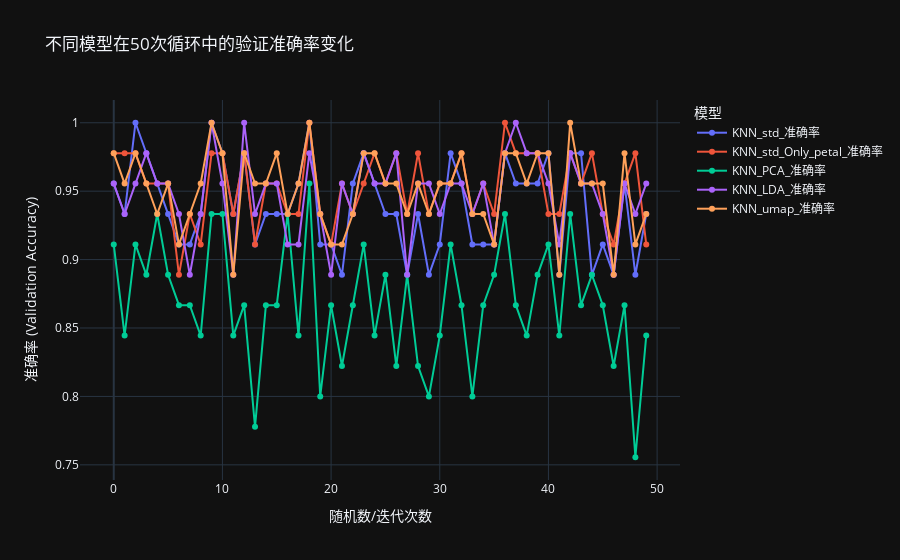
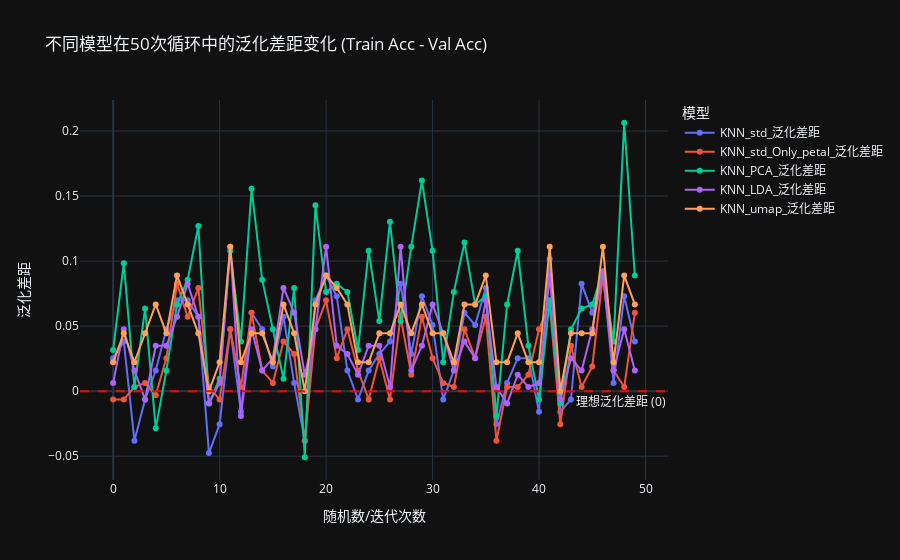
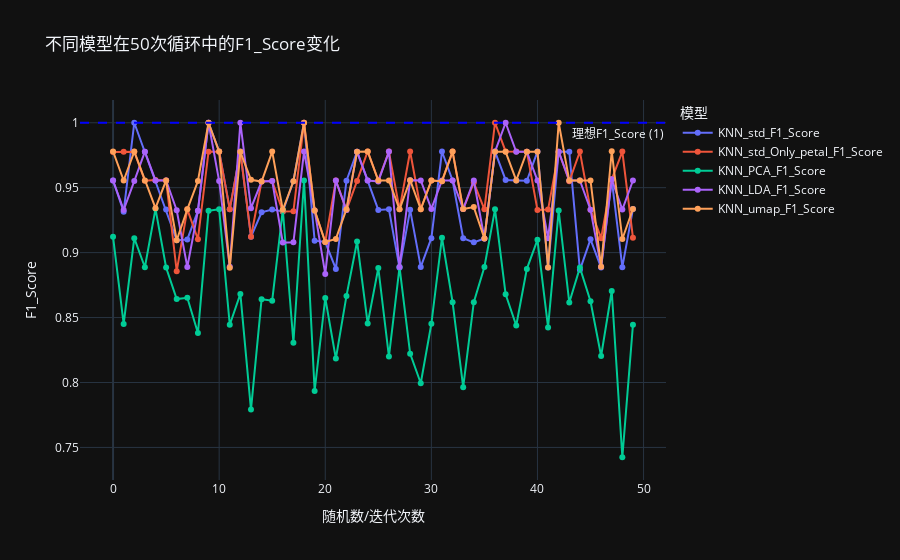

The notebook cell these images were saved under, in order:
### Markdown cell above
### 利用plotly绘制可交互的 动态图

### Code cell
# -------------------------------------------------------------
# 1. 绘制准确率折线图
# -------------------------------------------------------------

# 将准确率数据从“宽格式”转换为“长格式”
# Plotly Express 偏好长格式数据 (Long Format)
df_acc_long = df_results.melt(
    id_vars=['Iteration'],
    value_vars=accuracy_cols,
    var_name='模型',
    value_name='准确率'
)

fig_acc = px.line(
    df_acc_long,
    x='Iteration',
    y='准确率',
    color='模型',
    title='不同模型在50次循环中的验证准确率变化',
    labels={'Iteration': '随机数/迭代次数', '准确率': '准确率 (Validation Accuracy)'}
)

# 增加交互性，例如悬停时显示更多信息
fig_acc.update_traces(mode='lines+markers')

# -------------------------------------------------------------
# 2. 绘制泛化差距折线图
# -------------------------------------------------------------

# 将泛化差距数据从“宽格式”转换为“长格式”(Long Format)
df_gap_long = df_results.melt(
    id_vars=['Iteration'],
    value_vars=gap_cols,
    var_name='模型',
    value_name='泛化差距'
)

fig_gap = px.line(
    df_gap_long,
    x='Iteration',
    y='泛化差距',
    color='模型',
    title='不同模型在50次循环中的泛化差距变化 (Train Acc - Val Acc)',
    labels={'Iteration': '随机数/迭代次数', '泛化差距': '泛化差距'}
)

# 增加参考线：泛化差距目标是接近 0
fig_gap.add_hline(y=0, line_dash="dash", line_color="red", annotation_text="理想泛化差距 (0)", annotation_position="bottom right")

fig_gap.update_traces(mode='lines+markers')
# -------------------------------------------------------------
# 2. 绘制F1_Score折线图
# -------------------------------------------------------------

# 将F1_Score数据从“宽格式”转换为“长格式”(Long Format)
df_f1_long = df_results.melt(
    id_vars=['Iteration'],
    value_vars=f1_cols,
    var_name='模型',
    value_name='F1_Score'
)

fig_f1 = px.line(
    df_f1_long,
    x='Iteration',
    y='F1_Score',
    color='模型',
    title='不同模型在50次循环中的F1_Score变化',
    labels={'Iteration': '随机数/迭代次数', 'F1_Score': 'F1_Score'}
)

# 增加参考线：F1_Score目标是接近 1
fig_f1.add_hline(y=1, line_dash="dash", line_color="blue", annotation_text="理想F1_Score (1)", annotation_position="bottom right")

fig_f1.update_traces(mode='lines+markers')
# -------------------------------------------------------------
# 3. 显示图表
# -------------------------------------------------------------
print("显示准确率图表 (Plotly)")
fig_acc.show()

print("显示泛化差距图表 (Plotly)")
fig_gap.show()

print("显示F1_Score图表 (Plotly)")
fig_f1.show()  # Updated to show the F1_Score chart

### Figure 1 — Plotly figure (JSON) as saved in the notebook; plotly's stock layout.template omitted (floating-point values rounded to 4 significant figures)
{"data": [{"hovertemplate": "模型=KNN_std_准确率<br>随机数/迭代次数=%{x}<br>准确率 (Validation Accuracy)=%{y}<extra></extra>", "legendgroup": "KNN_std_准确率", "line": {"color": "#636efa", "dash": "solid"}, "marker": {"symbol": "circle"}, "mode": "lines+markers", "name": "KNN_std_准确率", "orientation": "v", "showlegend": true, "type": "scatter", "x": [0, 1, 2, 3, 4, 5, 6, 7, 8, 9, 10, 11, 12, 13, 14, 15, 16, 17, 18, 19, 20, 21, 22, 23, 24, 25, 26, 27, 28, 29, 30, 31, 32, 33, 34, 35, 36, 37, 38, 39, 40, 41, 42, 43, 44, 45, 46, 47, 48, 49], "xaxis": "x", "y": [0.9556, 0.9333, 1.0, 0.9778, 0.9556, 0.9333, 0.9111, 0.9111, 0.9333, 1.0, 0.9778, 0.9333, 0.9778, 0.9111, 0.9333, 0.9333, 0.9333, 0.9556, 1.0, 0.9111, 0.9111, 0.8889, 0.9556, 0.9778, 0.9556, 0.9333, 0.9333, 0.8889, 0.9333, 0.8889, 0.9111, 0.9778, 0.9556, 0.9111, 0.9111, 0.9111, 0.9778, 0.9556, 0.9556, 0.9556, 0.9778, 0.8889, 0.9778, 0.9778, 0.8889, 0.9111, 0.8889, 0.9556, 0.8889, 0.9333], "yaxis": "y"}, {"hovertemplate": "模型=KNN_std_Only_petal_准确率<br>随机数/迭代次数=%{x}<br>准确率 (Validation Accuracy)=%{y}<extra></extra>", "legendgroup": "KNN_std_Only_petal_准确率", "line": {"color": "#EF553B", "dash": "solid"}, "marker": {"symbol": "circle"}, "mode": "lines+markers", "name": "KNN_std_Only_petal_准确率", "orientation": "v", "showlegend": true, "type": "scatter", "x": [0, 1, 2, 3, 4, 5, 6, 7, 8, 9, 10, 11, 12, 13, 14, 15, 16, 17, 18, 19, 20, 21, 22, 23, 24, 25, 26, 27, 28, 29, 30, 31, 32, 33, 34, 35, 36, 37, 38, 39, 40, 41, 42, 43, 44, 45, 46, 47, 48, 49], "xaxis": "x", "y": [0.9778, 0.9778, 0.9778, 0.9556, 0.9556, 0.9556, 0.8889, 0.9333, 0.9111, 0.9778, 0.9778, 0.9333, 0.9778, 0.9111, 0.9556, 0.9556, 0.9333, 0.9333, 1.0, 0.9333, 0.9111, 0.9556, 0.9333, 0.9556, 0.9778, 0.9556, 0.9778, 0.9333, 0.9778, 0.9333, 0.9556, 0.9556, 0.9778, 0.9333, 0.9556, 0.9333, 1.0, 0.9778, 0.9778, 0.9778, 0.9333, 0.9333, 0.9778, 0.9556, 0.9778, 0.9333, 0.9111, 0.9556, 0.9778, 0.9111], "yaxis": "y"}, {"hovertemplate": "模型=KNN_PCA_准确率<br>随机数/迭代次数=%{x}<br>准确率 (Validation Accuracy)=%{y}<extra></extra>", "legendgroup": "KNN_PCA_准确率", "line": {"color": "#00cc96", "dash": "solid"}, "marker": {"symbol": "circle"}, "mode": "lines+markers", "name": "KNN_PCA_准确率", "orientation": "v", "showlegend": true, "type": "scatter", "x": [0, 1, 2, 3, 4, 5, 6, 7, 8, 9, 10, 11, 12, 13, 14, 15, 16, 17, 18, 19, 20, 21, 22, 23, 24, 25, 26, 27, 28, 29, 30, 31, 32, 33, 34, 35, 36, 37, 38, 39, 40, 41, 42, 43, 44, 45, 46, 47, 48, 49], "xaxis": "x", "y": [0.9111, 0.8444, 0.9111, 0.8889, 0.9333, 0.8889, 0.8667, 0.8667, 0.8444, 0.9333, 0.9333, 0.8444, 0.8667, 0.7778, 0.8667, 0.8667, 0.9333, 0.8444, 0.9556, 0.8, 0.8667, 0.8222, 0.8667, 0.9111, 0.8444, 0.8889, 0.8222, 0.8889, 0.8222, 0.8, 0.8444, 0.9111, 0.8667, 0.8, 0.8667, 0.8889, 0.9333, 0.8667, 0.8444, 0.8889, 0.9111, 0.8444, 0.9333, 0.8667, 0.8889, 0.8667, 0.8222, 0.8667, 0.7556, 0.8444], "yaxis": "y"}, {"hovertemplate": "模型=KNN_LDA_准确率<br>随机数/迭代次数=%{x}<br>准确率 (Validation Accuracy)=%{y}<extra></extra>", "legendgroup": "KNN_LDA_准确率", "line": {"color": "#ab63fa", "dash": "solid"}, "marker": {"symbol": "circle"}, "mode": "lines+markers", "name": "KNN_LDA_准确率", "orientation": "v", "showlegend": true, "type": "scatter", "x": [0, 1, 2, 3, 4, 5, 6, 7, 8, 9, 10, 11, 12, 13, 14, 15, 16, 17, 18, 19, 20, 21, 22, 23, 24, 25, 26, 27, 28, 29, 30, 31, 32, 33, 34, 35, 36, 37, 38, 39, 40, 41, 42, 43, 44, 45, 46, 47, 48, 49], "xaxis": "x", "y": [0.9556, 0.9333, 0.9556, 0.9778, 0.9556, 0.9556, 0.9333, 0.8889, 0.9333, 1.0, 0.9556, 0.8889, 1.0, 0.9333, 0.9556, 0.9556, 0.9111, 0.9111, 0.9778, 0.9333, 0.8889, 0.9556, 0.9333, 0.9778, 0.9556, 0.9556, 0.9778, 0.8889, 0.9556, 0.9556, 0.9333, 0.9556, 0.9556, 0.9333, 0.9556, 0.9111, 0.9778, 1.0, 0.9778, 0.9778, 0.9556, 0.9111, 0.9778, 0.9556, 0.9556, 0.9333, 0.8889, 0.9556, 0.9333, 0.9556], "yaxis": "y"}, {"hovertemplate": "模型=KNN_umap_准确率<br>随机数/迭代次数=%{x}<br>准确率 (Validation Accuracy)=%{y}<extra></extra>", "legendgroup": "KNN_umap_准确率", "line": {"color": "#FFA15A", "dash": "solid"}, "marker": {"symbol": "circle"}, "mode": "lines+markers", "name": "KNN_umap_准确率", "orientation": "v", "showlegend": true, "type": "scatter", "x": [0, 1, 2, 3, 4, 5, 6, 7, 8, 9, 10, 11, 12, 13, 14, 15, 16, 17, 18, 19, 20, 21, 22, 23, 24, 25, 26, 27, 28, 29, 30, 31, 32, 33, 34, 35, 36, 37, 38, 39, 40, 41, 42, 43, 44, 45, 46, 47, 48, 49], "xaxis": "x", "y": [0.9778, 0.9556, 0.9778, 0.9556, 0.9333, 0.9556, 0.9111, 0.9333, 0.9556, 1.0, 0.9778, 0.8889, 0.9778, 0.9556, 0.9556, 0.9778, 0.9333, 0.9556, 1.0, 0.9333, 0.9111, 0.9111, 0.9333, 0.9778, 0.9778, 0.9556, 0.9556, 0.9333, 0.9556, 0.9333, 0.9556, 0.9556, 0.9778, 0.9333, 0.9333, 0.9111, 0.9778, 0.9778, 0.9556, 0.9778, 0.9778, 0.8889, 1.0, 0.9556, 0.9556, 0.9556, 0.8889, 0.9778, 0.9111, 0.9333], "yaxis": "y"}], "layout": {"legend": {"title": {"text": "模型"}, "tracegroupgap": 0}, "title": {"text": "不同模型在50次循环中的验证准确率变化"}, "xaxis": {"anchor": "y", "domain": [0, 1], "title": {"text": "随机数/迭代次数"}}, "yaxis": {"anchor": "x", "domain": [0, 1], "title": {"text": "准确率 (Validation Accuracy)"}}}}

### Figure 2 — Plotly figure (JSON) as saved in the notebook; plotly's stock layout.template omitted (floating-point values rounded to 4 significant figures)
{"data": [{"hovertemplate": "模型=KNN_std_泛化差距<br>随机数/迭代次数=%{x}<br>泛化差距=%{y}<extra></extra>", "legendgroup": "KNN_std_泛化差距", "line": {"color": "#636efa", "dash": "solid"}, "marker": {"symbol": "circle"}, "mode": "lines+markers", "name": "KNN_std_泛化差距", "orientation": "v", "showlegend": true, "type": "scatter", "x": [0, 1, 2, 3, 4, 5, 6, 7, 8, 9, 10, 11, 12, 13, 14, 15, 16, 17, 18, 19, 20, 21, 22, 23, 24, 25, 26, 27, 28, 29, 30, 31, 32, 33, 34, 35, 36, 37, 38, 39, 40, 41, 42, 43, 44, 45, 46, 47, 48, 49], "xaxis": "x", "y": [0.0254, 0.0381, -0.0381, -0.006349, 0.01587, 0.04762, 0.06984, 0.06984, 0.05714, -0.04762, -0.0254, 0.04762, -0.01587, 0.06032, 0.04762, 0.01905, 0.05714, 0.006349, -0.0381, 0.06984, 0.08889, 0.07302, 0.01587, -0.006349, 0.01587, 0.02857, 0.0381, 0.08254, 0.02857, 0.07302, 0.05079, -0.006349, 0.01587, 0.06032, 0.05079, 0.07937, -0.0254, 0.006349, 0.0254, 0.0254, -0.01587, 0.1016, -0.01587, -0.006349, 0.08254, 0.06032, 0.09206, 0.006349, 0.07302, 0.0381], "yaxis": "y"}, {"hovertemplate": "模型=KNN_std_Only_petal_泛化差距<br>随机数/迭代次数=%{x}<br>泛化差距=%{y}<extra></extra>", "legendgroup": "KNN_std_Only_petal_泛化差距", "line": {"color": "#EF553B", "dash": "solid"}, "marker": {"symbol": "circle"}, "mode": "lines+markers", "name": "KNN_std_Only_petal_泛化差距", "orientation": "v", "showlegend": true, "type": "scatter", "x": [0, 1, 2, 3, 4, 5, 6, 7, 8, 9, 10, 11, 12, 13, 14, 15, 16, 17, 18, 19, 20, 21, 22, 23, 24, 25, 26, 27, 28, 29, 30, 31, 32, 33, 34, 35, 36, 37, 38, 39, 40, 41, 42, 43, 44, 45, 46, 47, 48, 49], "xaxis": "x", "y": [-0.006349, -0.006349, 0.003175, 0.006349, -0.003175, 0.0254, 0.08254, 0.05714, 0.07937, 0.003175, -0.006349, 0.04762, 0.003175, 0.06032, 0.01587, 0.006349, 0.0381, 0.02857, -0.0381, 0.04762, 0.06984, 0.0254, 0.04762, 0.01587, -0.006349, 0.0254, -0.006349, 0.05714, 0.0127, 0.05714, 0.0254, 0.006349, 0.003175, 0.04762, 0.0254, 0.05714, -0.0381, 0.003175, 0.003175, 0.0127, 0.04762, 0.06667, -0.0254, 0.03492, 0.003175, 0.01905, 0.08889, 0.01587, 0.003175, 0.06032], "yaxis": "y"}, {"hovertemplate": "模型=KNN_PCA_泛化差距<br>随机数/迭代次数=%{x}<br>泛化差距=%{y}<extra></extra>", "legendgroup": "KNN_PCA_泛化差距", "line": {"color": "#00cc96", "dash": "solid"}, "marker": {"symbol": "circle"}, "mode": "lines+markers", "name": "KNN_PCA_泛化差距", "orientation": "v", "showlegend": true, "type": "scatter", "x": [0, 1, 2, 3, 4, 5, 6, 7, 8, 9, 10, 11, 12, 13, 14, 15, 16, 17, 18, 19, 20, 21, 22, 23, 24, 25, 26, 27, 28, 29, 30, 31, 32, 33, 34, 35, 36, 37, 38, 39, 40, 41, 42, 43, 44, 45, 46, 47, 48, 49], "xaxis": "x", "y": [0.03175, 0.09841, 0.003175, 0.06349, -0.02857, 0.01587, 0.06667, 0.08571, 0.127, -0.009524, 0.009524, 0.1079, 0.0381, 0.1556, 0.08571, 0.04762, 0.009524, 0.07937, -0.05079, 0.1429, 0.07619, 0.08254, 0.07619, 0.03175, 0.1079, 0.05397, 0.1302, 0.05397, 0.1111, 0.1619, 0.1079, 0.02222, 0.07619, 0.1143, 0.06667, 0.07302, -0.01905, 0.06667, 0.1079, 0.03492, -0.006349, 0.06984, -0.009524, 0.04762, 0.06349, 0.06667, 0.09206, 0.0381, 0.2063, 0.08889], "yaxis": "y"}, {"hovertemplate": "模型=KNN_LDA_泛化差距<br>随机数/迭代次数=%{x}<br>泛化差距=%{y}<extra></extra>", "legendgroup": "KNN_LDA_泛化差距", "line": {"color": "#ab63fa", "dash": "solid"}, "marker": {"symbol": "circle"}, "mode": "lines+markers", "name": "KNN_LDA_泛化差距", "orientation": "v", "showlegend": true, "type": "scatter", "x": [0, 1, 2, 3, 4, 5, 6, 7, 8, 9, 10, 11, 12, 13, 14, 15, 16, 17, 18, 19, 20, 21, 22, 23, 24, 25, 26, 27, 28, 29, 30, 31, 32, 33, 34, 35, 36, 37, 38, 39, 40, 41, 42, 43, 44, 45, 46, 47, 48, 49], "xaxis": "x", "y": [0.006349, 0.04762, 0.01587, -0.006349, 0.03492, 0.03492, 0.05714, 0.08254, 0.05714, -0.009524, 0.006349, 0.1111, -0.01905, 0.04762, 0.01587, 0.0254, 0.07937, 0.06032, 0.0127, 0.04762, 0.1111, 0.03492, 0.02857, 0.0127, 0.03492, 0.03492, 0.003175, 0.1111, 0.01587, 0.03492, 0.06667, 0.04444, 0.01587, 0.0381, 0.0254, 0.06984, 0.003175, -0.009524, 0.0127, 0.003175, 0.006349, 0.08889, -0.006349, 0.0254, 0.01587, 0.04762, 0.09206, 0.01587, 0.04762, 0.01587], "yaxis": "y"}, {"hovertemplate": "模型=KNN_umap_泛化差距<br>随机数/迭代次数=%{x}<br>泛化差距=%{y}<extra></extra>", "legendgroup": "KNN_umap_泛化差距", "line": {"color": "#FFA15A", "dash": "solid"}, "marker": {"symbol": "circle"}, "mode": "lines+markers", "name": "KNN_umap_泛化差距", "orientation": "v", "showlegend": true, "type": "scatter", "x": [0, 1, 2, 3, 4, 5, 6, 7, 8, 9, 10, 11, 12, 13, 14, 15, 16, 17, 18, 19, 20, 21, 22, 23, 24, 25, 26, 27, 28, 29, 30, 31, 32, 33, 34, 35, 36, 37, 38, 39, 40, 41, 42, 43, 44, 45, 46, 47, 48, 49], "xaxis": "x", "y": [0.02222, 0.04444, 0.02222, 0.04444, 0.06667, 0.04444, 0.08889, 0.06667, 0.04444, 0.0, 0.02222, 0.1111, 0.02222, 0.04444, 0.04444, 0.02222, 0.06667, 0.04444, 0.0, 0.06667, 0.08889, 0.07937, 0.06667, 0.02222, 0.02222, 0.04444, 0.04444, 0.06667, 0.04444, 0.06667, 0.04444, 0.04444, 0.02222, 0.06667, 0.06667, 0.08889, 0.02222, 0.02222, 0.04444, 0.02222, 0.02222, 0.1111, 0.0, 0.04444, 0.04444, 0.04444, 0.1111, 0.02222, 0.08889, 0.06667], "yaxis": "y"}], "layout": {"annotations": [{"showarrow": false, "text": "理想泛化差距 (0)", "x": 1, "xanchor": "right", "xref": "x domain", "y": 0, "yanchor": "top", "yref": "y"}], "legend": {"title": {"text": "模型"}, "tracegroupgap": 0}, "shapes": [{"line": {"color": "red", "dash": "dash"}, "type": "line", "x0": 0, "x1": 1, "xref": "x domain", "y0": 0, "y1": 0, "yref": "y"}], "title": {"text": "不同模型在50次循环中的泛化差距变化 (Train Acc - Val Acc)"}, "xaxis": {"anchor": "y", "domain": [0, 1], "title": {"text": "随机数/迭代次数"}}, "yaxis": {"anchor": "x", "domain": [0, 1], "title": {"text": "泛化差距"}}}}

### Figure 3 — Plotly figure (JSON) as saved in the notebook; plotly's stock layout.template omitted (floating-point values rounded to 4 significant figures)
{"data": [{"hovertemplate": "模型=KNN_std_F1_Score<br>随机数/迭代次数=%{x}<br>F1_Score=%{y}<extra></extra>", "legendgroup": "KNN_std_F1_Score", "line": {"color": "#636efa", "dash": "solid"}, "marker": {"symbol": "circle"}, "mode": "lines+markers", "name": "KNN_std_F1_Score", "orientation": "v", "showlegend": true, "type": "scatter", "x": [0, 1, 2, 3, 4, 5, 6, 7, 8, 9, 10, 11, 12, 13, 14, 15, 16, 17, 18, 19, 20, 21, 22, 23, 24, 25, 26, 27, 28, 29, 30, 31, 32, 33, 34, 35, 36, 37, 38, 39, 40, 41, 42, 43, 44, 45, 46, 47, 48, 49], "xaxis": "x", "y": [0.9556, 0.9315, 1.0, 0.9777, 0.9556, 0.9331, 0.9095, 0.9101, 0.9322, 1.0, 0.9778, 0.9335, 0.9779, 0.9122, 0.9311, 0.9331, 0.9317, 0.955, 1.0, 0.9092, 0.9081, 0.8875, 0.9554, 0.9777, 0.9556, 0.9329, 0.9333, 0.8883, 0.933, 0.889, 0.9111, 0.9778, 0.9556, 0.9111, 0.9079, 0.9109, 0.9778, 0.956, 0.9556, 0.9553, 0.9778, 0.8886, 0.9777, 0.9777, 0.8867, 0.9102, 0.8885, 0.9565, 0.8888, 0.9336], "yaxis": "y"}, {"hovertemplate": "模型=KNN_std_Only_petal_F1_Score<br>随机数/迭代次数=%{x}<br>F1_Score=%{y}<extra></extra>", "legendgroup": "KNN_std_Only_petal_F1_Score", "line": {"color": "#EF553B", "dash": "solid"}, "marker": {"symbol": "circle"}, "mode": "lines+markers", "name": "KNN_std_Only_petal_F1_Score", "orientation": "v", "showlegend": true, "type": "scatter", "x": [0, 1, 2, 3, 4, 5, 6, 7, 8, 9, 10, 11, 12, 13, 14, 15, 16, 17, 18, 19, 20, 21, 22, 23, 24, 25, 26, 27, 28, 29, 30, 31, 32, 33, 34, 35, 36, 37, 38, 39, 40, 41, 42, 43, 44, 45, 46, 47, 48, 49], "xaxis": "x", "y": [0.9775, 0.9776, 0.9777, 0.9553, 0.9559, 0.9556, 0.8857, 0.9333, 0.9103, 0.9777, 0.9777, 0.9335, 0.9776, 0.9122, 0.9547, 0.9552, 0.9317, 0.9318, 1.0, 0.9325, 0.9081, 0.9555, 0.9327, 0.9552, 0.9779, 0.9556, 0.9778, 0.9333, 0.9779, 0.9334, 0.9556, 0.955, 0.9778, 0.9335, 0.9539, 0.9333, 1.0, 0.9779, 0.9778, 0.9777, 0.9329, 0.9332, 0.9777, 0.9549, 0.9778, 0.9331, 0.9111, 0.9565, 0.9778, 0.9115], "yaxis": "y"}, {"hovertemplate": "模型=KNN_PCA_F1_Score<br>随机数/迭代次数=%{x}<br>F1_Score=%{y}<extra></extra>", "legendgroup": "KNN_PCA_F1_Score", "line": {"color": "#00cc96", "dash": "solid"}, "marker": {"symbol": "circle"}, "mode": "lines+markers", "name": "KNN_PCA_F1_Score", "orientation": "v", "showlegend": true, "type": "scatter", "x": [0, 1, 2, 3, 4, 5, 6, 7, 8, 9, 10, 11, 12, 13, 14, 15, 16, 17, 18, 19, 20, 21, 22, 23, 24, 25, 26, 27, 28, 29, 30, 31, 32, 33, 34, 35, 36, 37, 38, 39, 40, 41, 42, 43, 44, 45, 46, 47, 48, 49], "xaxis": "x", "y": [0.9122, 0.8451, 0.9111, 0.8887, 0.9337, 0.8885, 0.8643, 0.8652, 0.838, 0.9322, 0.9335, 0.8444, 0.8682, 0.7792, 0.8642, 0.863, 0.933, 0.8306, 0.9556, 0.7935, 0.865, 0.8184, 0.8667, 0.9086, 0.8453, 0.8882, 0.82, 0.8889, 0.8222, 0.7994, 0.8452, 0.9115, 0.8618, 0.7963, 0.8618, 0.8889, 0.9333, 0.8679, 0.8438, 0.8875, 0.9098, 0.8424, 0.9324, 0.8616, 0.8885, 0.8625, 0.8204, 0.8705, 0.7424, 0.8444], "yaxis": "y"}, {"hovertemplate": "模型=KNN_LDA_F1_Score<br>随机数/迭代次数=%{x}<br>F1_Score=%{y}<extra></extra>", "legendgroup": "KNN_LDA_F1_Score", "line": {"color": "#ab63fa", "dash": "solid"}, "marker": {"symbol": "circle"}, "mode": "lines+markers", "name": "KNN_LDA_F1_Score", "orientation": "v", "showlegend": true, "type": "scatter", "x": [0, 1, 2, 3, 4, 5, 6, 7, 8, 9, 10, 11, 12, 13, 14, 15, 16, 17, 18, 19, 20, 21, 22, 23, 24, 25, 26, 27, 28, 29, 30, 31, 32, 33, 34, 35, 36, 37, 38, 39, 40, 41, 42, 43, 44, 45, 46, 47, 48, 49], "xaxis": "x", "y": [0.9556, 0.9329, 0.9551, 0.9777, 0.9556, 0.9556, 0.9327, 0.8889, 0.9322, 1.0, 0.9551, 0.8891, 1.0, 0.9342, 0.9547, 0.9552, 0.9077, 0.9079, 0.9779, 0.9325, 0.8836, 0.9555, 0.9327, 0.9777, 0.9556, 0.9548, 0.9778, 0.8889, 0.9558, 0.9556, 0.9337, 0.9556, 0.9556, 0.9335, 0.9556, 0.9109, 0.9778, 1.0, 0.9777, 0.9777, 0.9554, 0.9111, 0.9777, 0.9556, 0.9556, 0.9331, 0.889, 0.9565, 0.9332, 0.9556], "yaxis": "y"}, {"hovertemplate": "模型=KNN_umap_F1_Score<br>随机数/迭代次数=%{x}<br>F1_Score=%{y}<extra></extra>", "legendgroup": "KNN_umap_F1_Score", "line": {"color": "#FFA15A", "dash": "solid"}, "marker": {"symbol": "circle"}, "mode": "lines+markers", "name": "KNN_umap_F1_Score", "orientation": "v", "showlegend": true, "type": "scatter", "x": [0, 1, 2, 3, 4, 5, 6, 7, 8, 9, 10, 11, 12, 13, 14, 15, 16, 17, 18, 19, 20, 21, 22, 23, 24, 25, 26, 27, 28, 29, 30, 31, 32, 33, 34, 35, 36, 37, 38, 39, 40, 41, 42, 43, 44, 45, 46, 47, 48, 49], "xaxis": "x", "y": [0.9779, 0.9556, 0.9778, 0.9556, 0.9342, 0.9556, 0.9095, 0.9333, 0.9552, 1.0, 0.9778, 0.8884, 0.9776, 0.956, 0.9547, 0.9778, 0.933, 0.955, 1.0, 0.9325, 0.9081, 0.9106, 0.9335, 0.9777, 0.9779, 0.9556, 0.9556, 0.9333, 0.9558, 0.9334, 0.9556, 0.955, 0.9778, 0.9335, 0.9351, 0.9109, 0.9777, 0.9776, 0.9556, 0.9777, 0.9777, 0.8886, 1.0, 0.9555, 0.9556, 0.9556, 0.889, 0.978, 0.9105, 0.9336], "yaxis": "y"}], "layout": {"annotations": [{"showarrow": false, "text": "理想F1_Score (1)", "x": 1, "xanchor": "right", "xref": "x domain", "y": 1, "yanchor": "top", "yref": "y"}], "legend": {"title": {"text": "模型"}, "tracegroupgap": 0}, "shapes": [{"line": {"color": "blue", "dash": "dash"}, "type": "line", "x0": 0, "x1": 1, "xref": "x domain", "y0": 1, "y1": 1, "yref": "y"}], "title": {"text": "不同模型在50次循环中的F1_Score变化"}, "xaxis": {"anchor": "y", "domain": [0, 1], "title": {"text": "随机数/迭代次数"}}, "yaxis": {"anchor": "x", "domain": [0, 1], "title": {"text": "F1_Score"}}}}
